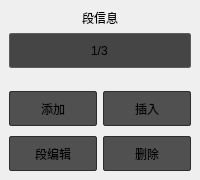
          <widget class="QFrame" name="frame_13">
           <property name="sizePolicy">
            <sizepolicy hsizetype="Fixed" vsizetype="Fixed">
             <horstretch>0</horstretch>
             <verstretch>0</verstretch>
            </sizepolicy>
           </property>
           <property name="frameShape">
            <enum>QFrame::NoFrame</enum>
           </property>
           <property name="frameShadow">
            <enum>QFrame::Raised</enum>
           </property>
           <layout class="QVBoxLayout" name="verticalLayout_7">
            <property name="spacing">
             <number>5</number>
            </property>
            <property name="leftMargin">
             <number>0</number>
            </property>
            <property name="topMargin">
             <number>0</number>
            </property>
            <property name="rightMargin">
             <number>0</number>
            </property>
            <property name="bottomMargin">
             <number>0</number>
            </property>
            <item>
             <widget class="QFrame" name="infoFrame_2">
              <layout class="QVBoxLayout" name="verticalLayout_8">
               <item>
                <widget class="QLabel" name="label_7">
                 <property name="sizePolicy">
                  <sizepolicy hsizetype="Preferred" vsizetype="Fixed">
                   <horstretch>0</horstretch>
                   <verstretch>0</verstretch>
                  </sizepolicy>
                 </property>
                 <property name="styleSheet">
                  <string notr="true"/>
                 </property>
                 <property name="text">
                  <string>段信息</string>
                 </property>
                 <property name="alignment">
                  <set>Qt::AlignCenter</set>
                 </property>
                </widget>
               </item>
               <item>
                <widget class="QLineEdit" name="lineEdit_3">
                 <property name="minimumSize">
                  <size>
                   <width>0</width>
                   <height>35</height>
                  </size>
                 </property>
                 <property name="styleSheet">
                  <string notr="true">background-color: #454545;
border: 1px solid #5D5D5D;
border-radius: 2px;</string>
                 </property>
                 <property name="text">
                  <string>1/3</string>
                 </property>
                 <property name="alignment">
                  <set>Qt::AlignCenter</set>
                 </property>
                </widget>
               </item>
              </layout>
             </widget>
            </item>
            <item>
             <widget class="QFrame" name="btFrame_2">
              <layout class="QGridLayout" name="gridLayout_2">
               <property name="horizontalSpacing">
                <number>6</number>
               </property>
               <property name="verticalSpacing">
                <number>10</number>
               </property>
               <item row="0" column="1">
                <widget class="QToolButton" name="toolButton_6">
                 <property name="sizePolicy">
                  <sizepolicy hsizetype="Preferred" vsizetype="Preferred">
                   <horstretch>0</horstretch>
                   <verstretch>0</verstretch>
                  </sizepolicy>
                 </property>
                 <property name="minimumSize">
                  <size>
                   <width>60</width>
                   <height>35</height>
                  </size>
                 </property>
                 <property name="styleSheet">
                  <string notr="true">background-color: #505050;
border: 1px solid #2D2D2D;
border-radius: 2px;</string>
                 </property>
                 <property name="text">
                  <string>插入</string>
                 </property>
                </widget>
               </item>
               <item row="0" column="0">
                <widget class="QToolButton" name="toolButton_2">
                 <property name="sizePolicy">
                  <sizepolicy hsizetype="Preferred" vsizetype="Preferred">
                   <horstretch>0</horstretch>
                   <verstretch>0</verstretch>
                  </sizepolicy>
                 </property>
                 <property name="minimumSize">
                  <size>
                   <width>60</width>
                   <height>35</height>
                  </size>
                 </property>
                 <property name="styleSheet">
                  <string notr="true">background-color: #505050;
border: 1px solid #2D2D2D;
border-radius: 2px;</string>
                 </property>
                 <property name="text">
                  <string>添加</string>
                 </property>
                </widget>
               </item>
               <item row="1" column="0">
                <widget class="QToolButton" name="toolButton_7">
                 <property name="sizePolicy">
                  <sizepolicy hsizetype="Preferred" vsizetype="Preferred">
                   <horstretch>0</horstretch>
                   <verstretch>0</verstretch>
                  </sizepolicy>
                 </property>
                 <property name="minimumSize">
                  <size>
                   <width>60</width>
                   <height>35</height>
                  </size>
                 </property>
                 <property name="styleSheet">
                  <string notr="true">background-color: #505050;
border: 1px solid #2D2D2D;
border-radius: 2px;</string>
                 </property>
                 <property name="text">
                  <string>段编辑</string>
                 </property>
                </widget>
               </item>
               <item row="1" column="1">
                <widget class="QToolButton" name="toolButton_8">
                 <property name="sizePolicy">
                  <sizepolicy hsizetype="Preferred" vsizetype="Preferred">
                   <horstretch>0</horstretch>
                   <verstretch>0</verstretch>
                  </sizepolicy>
                 </property>
                 <property name="minimumSize">
                  <size>
                   <width>60</width>
                   <height>35</height>
                  </size>
                 </property>
                 <property name="styleSheet">
                  <string notr="true">background-color: #505050;
border: 1px solid #2D2D2D;
border-radius: 2px;</string>
                 </property>
                 <property name="text">
                  <string>删除</string>
                 </property>
                </widget>
               </item>
              </layout>
             </widget>
            </item>
           </layout>
          </widget>
